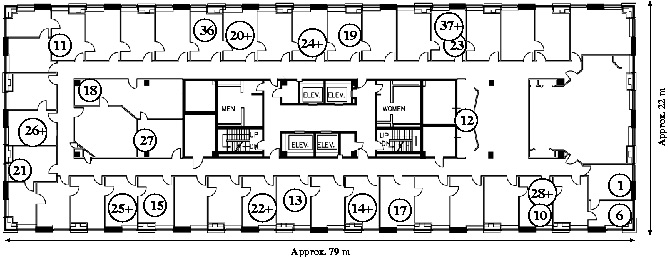
#> input picture floorplan/plan.jpg, 668 x 258 px
$ python detect_plan.py
#> lines starting #> are read from the running program, lines starting #| are printed output that depends on the picture; after the words box and inside, x2 and y2 are one past the last pixel; in counts of white or black regions, pixels touching at a corner belong together
import cv2
import numpy as np

img = cv2.imread('plan.jpg')
#> img is the input picture: shape (258, 668, 3); min 0, max 255, mean 218.8

img=cv2.resize(img,(1700,700))
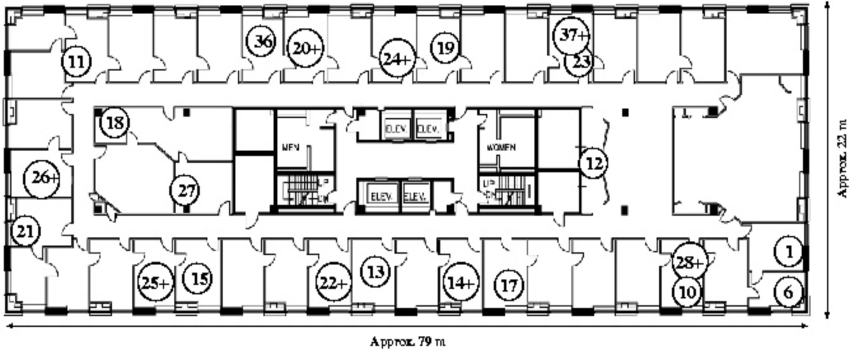
#> img: shape (700, 1700, 3) (shown at 1/2 size); min 0, max 255, mean 218.7
gray=cv2.cvtColor(img,cv2.COLOR_BGR2GRAY)
gray=255-gray
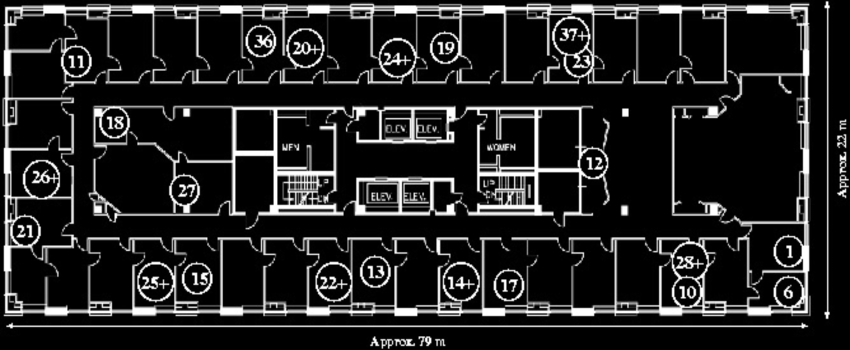
#> gray: shape (700, 1700) (shown at 1/2 size); min 0, max 255, mean 36.3
gray=cv2.threshold(gray,4,255,cv2.THRESH_BINARY)[1]
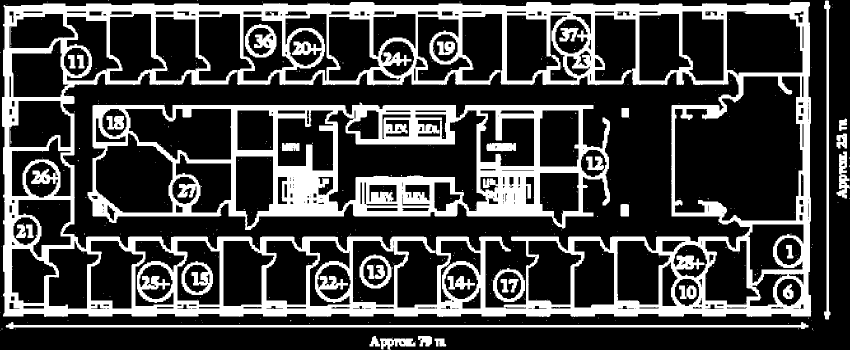
#> gray: shape (700, 1700) (shown at 1/2 size); 26.4% white; 477 white regions (441 under 20 px)
gray=cv2.blur(gray,(15,1))
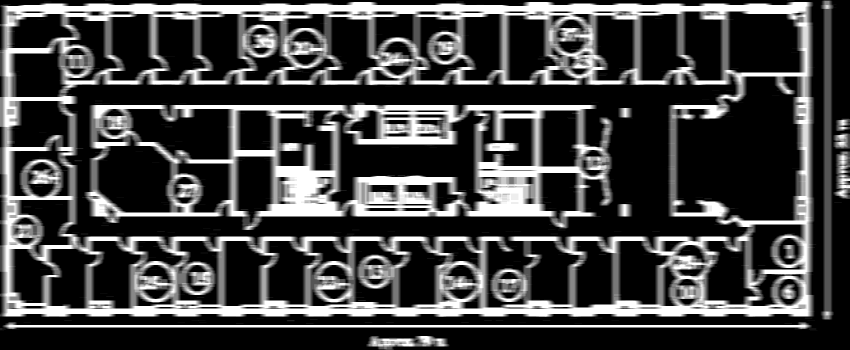
#> gray: shape (700, 1700) (shown at 1/2 size); min 0, max 255, mean 67.3
contours,hierarchy = cv2.findContours(gray,cv2.RETR_LIST ,cv2.CHAIN_APPROX_NONE )
#> contours = 429 contours, 208 with area under 20; largest, box (x1, y1, x2, y2) and area: (0, 4, 1633, 634) 1011584, (132, 152, 1494, 550) 375982, (164, 205, 1228, 460) 228427, (1356, 152, 1599, 442) 53735, (661, 223, 968, 417) 23004

for cnt in contours:
    area = cv2.contourArea(cnt)
    if area>150000 and area<500000:
        cv2.drawContours(img,[cnt],0,(255,0,0),2)
#> this loop made 429 passes
#> area on passes 4, 18, 26: 2918.5, 6904.5, 30
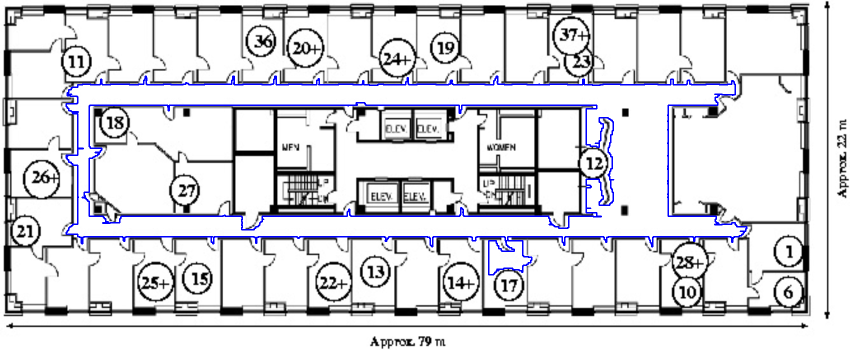
#> img: shape (700, 1700, 3) (shown at 1/2 size); 2.03% of pixels changed, all inside (x1, y1, x2, y2) = (131, 151, 1495, 551)

cv2.imshow('img',img)
cv2.waitKey()

$ run again, with floorplan/floor.png saved as floorplan/plan.jpg
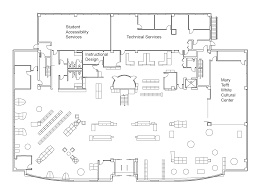
#> input picture floorplan/floor.png, 261 x 193 px
#> img is the input picture: shape (193, 261, 3); min 74, max 255, mean 245.1
#> `gray=cv2.blur(gray,(15,1))`:
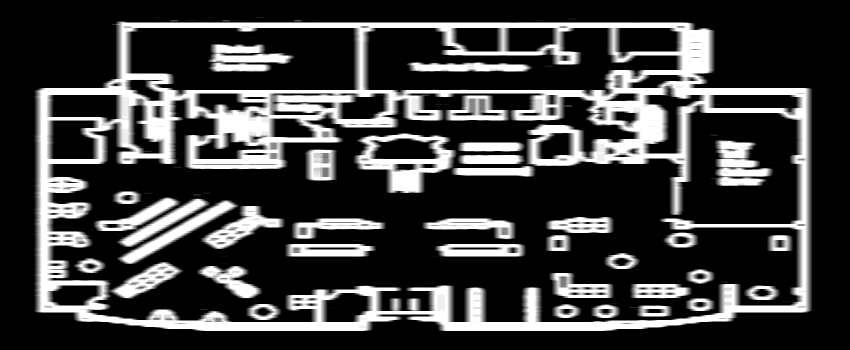
#> gray: shape (700, 1700) (shown at 1/2 size); min 0, max 255, mean 62.3
#> contours = 174 contours, 74 with area under 20; largest, box (x1, y1, x2, y2) and area: (68, 43, 1625, 662) 893346, (106, 193, 1594, 645) 475522, (263, 55, 708, 181) 52526, (737, 55, 1353, 184) 48014, (707, 267, 1072, 386) 18925
#> the loop `for cnt in contours:` made 174 passes
#> area on passes 2 to 4: 178.5, 70, 66.5
#> after the loop `for cnt in contours:`:
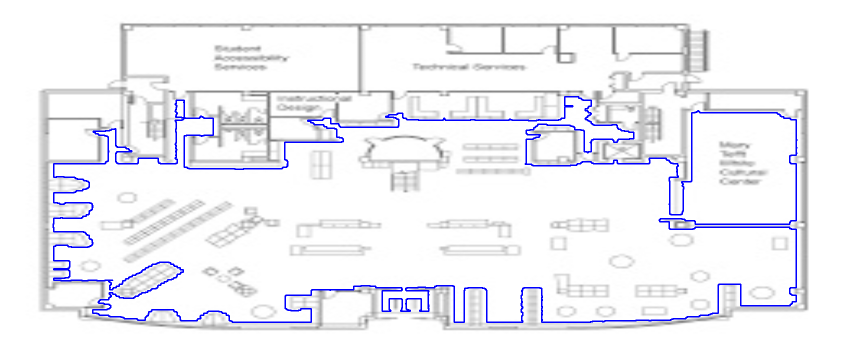
#> img: shape (700, 1700, 3) (shown at 1/2 size); mean B, G, R 245.2, 239.5, 239.5
